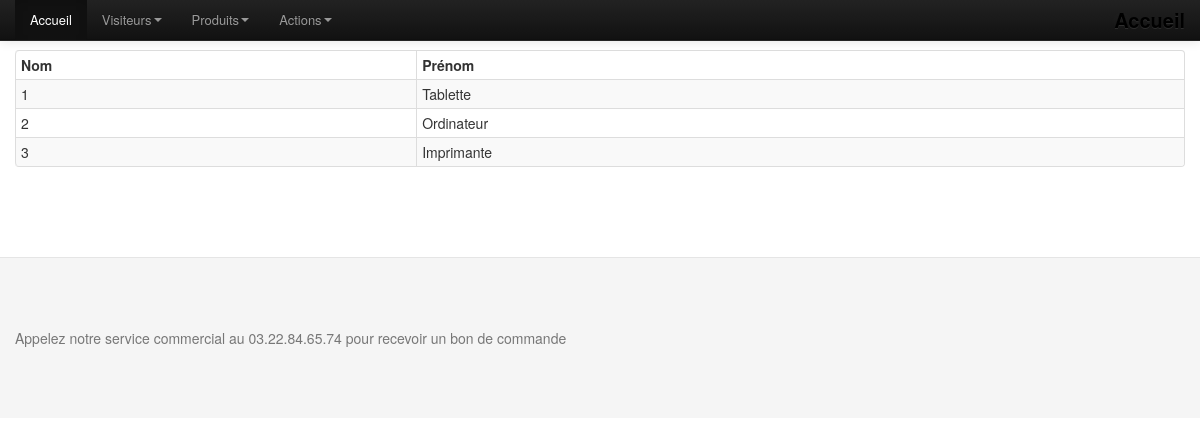
Screenshot of /listercat.php with the database file from the repository.
### tables this page shows
CREATE TABLE `categorie` (
  `cat_code` int(11) NOT NULL,
  `cat_nom` varchar(255) NOT NULL
);

### listercat.php (called while the page is built, shortened)
<?php
  $repVues = './vues/';
  include('./tools/fonction.php');
  $cat="";
  $visiteur = listercat($cat);
  include($repVues."entete.php") ;
  include($repVues."menu.php") ;
  include($repVues."vlistercat.php");
  include($repVues."pied.php") ;
  ?>

### tools/fonction.php (called while the page is built, shortened)
<?php
function listercat()
{
  $connexion = connexionBdd();
  if(TRUE)
  {
    $requete="Select * from categorie";
    $jeuResultat=$connexion->query($requete);
    $jeuResultat->setFetchMode(PDO::FETCH_OBJ);
    $i = 0;
    $ligne = $jeuResultat->fetch();
    while($ligne)
    {
      $lacat[$i]['cat_code']=$ligne->cat_code;
      $lacat[$i]['cat_nom']=$ligne->cat_nom;
      $ligne=$jeuResultat->fetch();
      $i = $i + 1;
    }
  }
  return $lacat;
}
?>

### vues/vlistercat.php (the view, shortened to what this page needs)
<div class="container">
    <table class="table table-bordered table-striped table-condensed">
      <caption>
      </caption>
      <thead>
<?php
if (count($visiteur) > 0)
{
?>
        <tr>
          <th>Nom</th>
          <th>Prénom</th>
<?php
}
else
{
 echo "<h1>Aucune fleur ne correspond � votre recherche</h1>";
}
?>
      </thead>
      <tbody>
<?php
    $i = 0;
    while($i < count($visiteur))
    {
 ?>
        <tr>
            <td><?php echo $visiteur[$i]["cat_code"] ?></td>
            <td><?php echo $visiteur[$i]["cat_nom"]?></td>
<?php
        $i = $i + 1;
     }
?>
       </tbody>
     </table>
  </div>

### assets/css/docs.css (style rules this page uses)
body { position: relative; padding-top: 40px; }

### rows the page displays
categorie: cat_code "1", cat_nom "Tablette"
categorie: cat_code "2", cat_nom "Ordinateur"
categorie: cat_code "3", cat_nom "Imprimante"
